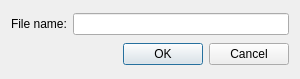
<?xml version="1.0" encoding="UTF-8"?>
<ui version="4.0">
 <class>FileNameDialog</class>
 <widget class="QDialog" name="FileNameDialog">
  <property name="windowModality">
   <enum>Qt::WindowModal</enum>
  </property>
  <property name="geometry">
   <rect>
    <x>0</x>
    <y>0</y>
    <width>300</width>
    <height>79</height>
   </rect>
  </property>
  <property name="minimumSize">
   <size>
    <width>300</width>
    <height>0</height>
   </size>
  </property>
  <property name="windowTitle">
   <string>File Name</string>
  </property>
  <layout class="QGridLayout" name="gridLayout">
   <item row="0" column="0">
    <layout class="QHBoxLayout" name="horizontalLayout">
     <item>
      <widget class="QLabel" name="label">
       <property name="text">
        <string>File name:</string>
       </property>
      </widget>
     </item>
     <item>
      <widget class="QLineEdit" name="textFileName"/>
     </item>
    </layout>
   </item>
   <item row="1" column="0">
    <widget class="QDialogButtonBox" name="buttonBox">
     <property name="orientation">
      <enum>Qt::Horizontal</enum>
     </property>
     <property name="standardButtons">
      <set>QDialogButtonBox::Cancel|QDialogButtonBox::Ok</set>
     </property>
    </widget>
   </item>
  </layout>
 </widget>
 <resources/>
 <connections>
  <connection>
   <sender>buttonBox</sender>
   <signal>accepted()</signal>
   <receiver>FileNameDialog</receiver>
   <slot>accept()</slot>
   <hints>
    <hint type="sourcelabel">
     <x>248</x>
     <y>254</y>
    </hint>
    <hint type="destinationlabel">
     <x>157</x>
     <y>274</y>
    </hint>
   </hints>
  </connection>
  <connection>
   <sender>buttonBox</sender>
   <signal>rejected()</signal>
   <receiver>FileNameDialog</receiver>
   <slot>reject()</slot>
   <hints>
    <hint type="sourcelabel">
     <x>316</x>
     <y>260</y>
    </hint>
    <hint type="destinationlabel">
     <x>286</x>
     <y>274</y>
    </hint>
   </hints>
  </connection>
 </connections>
</ui>
